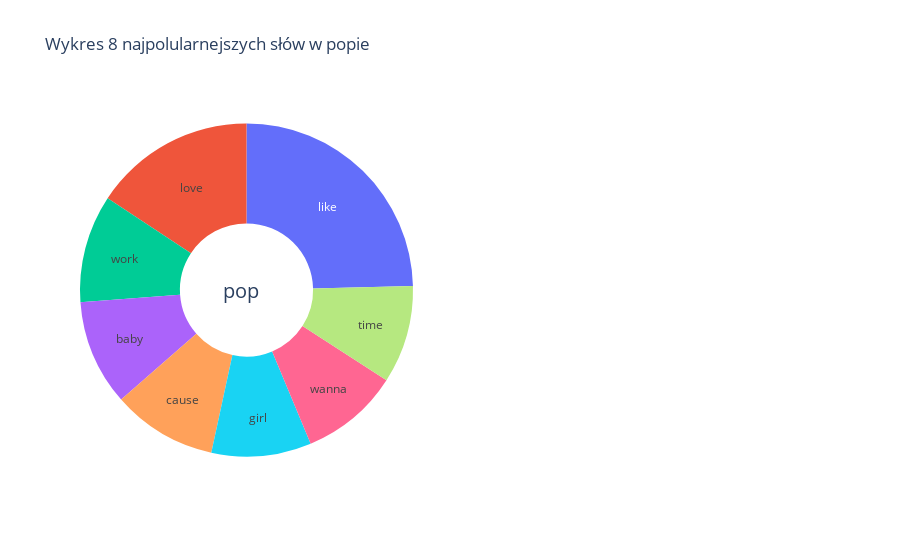
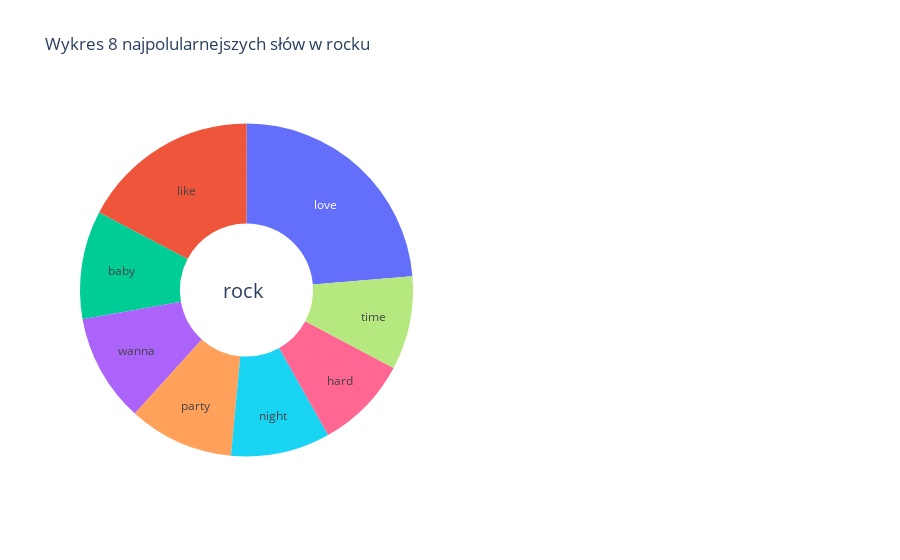
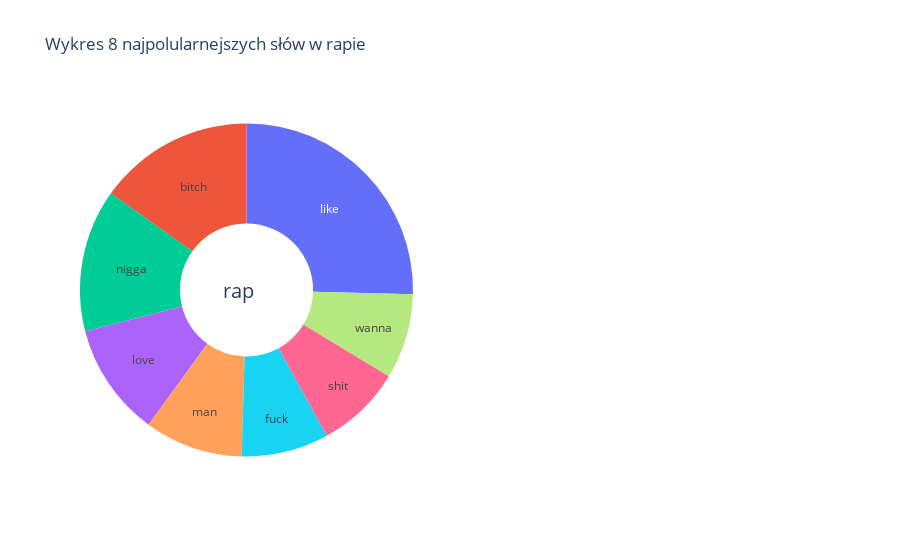

The cell these charts' notebook holds for them, in order:
### Code cell
drawDiagram( popdata,"Wykres 8 najpolularnejszych słów w popie","pop")
drawDiagram(rockdata,"Wykres 8 najpolularnejszych słów w rocku","rock")
drawDiagram(rapdata,"Wykres 8 najpolularnejszych słów w rapie","rap")

### Figure 1 — Plotly figure (JSON) as saved in the notebook; plotly's stock layout.template omitted (floating-point values rounded to 4 significant figures)
{"data": [{"domain": {"x": [0, 0.45], "y": [0, 1]}, "hole": 0.4, "hoverinfo": "label+value", "labels": ["like", "love", "work", "baby", "cause", "girl", "wanna", "time"], "textinfo": "label", "textposition": "inside", "type": "pie", "values": [254, 162, 108, 106, 105, 100, 99, 98]}], "layout": {"annotations": [{"font": {"size": 20}, "showarrow": false, "text": "pop", "x": 0.19, "y": 0.5}], "showlegend": false, "title": {"text": "Wykres 8 najpolularnejszych słów w popie"}}}

### Figure 2 — Plotly figure (JSON) as saved in the notebook; plotly's stock layout.template omitted (floating-point values rounded to 4 significant figures)
{"data": [{"domain": {"x": [0, 0.45], "y": [0, 1]}, "hole": 0.4, "hoverinfo": "label+value", "labels": ["love", "like", "baby", "wanna", "party", "night", "hard", "time"], "textinfo": "label", "textposition": "inside", "type": "pie", "values": [167, 122, 74, 74, 72, 68, 64, 64]}], "layout": {"annotations": [{"font": {"size": 20}, "showarrow": false, "text": "rock", "x": 0.19, "y": 0.5}], "showlegend": false, "title": {"text": "Wykres 8 najpolularnejszych słów w rocku"}}}

### Figure 3 — Plotly figure (JSON) as saved in the notebook; plotly's stock layout.template omitted (floating-point values rounded to 4 significant figures)
{"data": [{"domain": {"x": [0, 0.45], "y": [0, 1]}, "hole": 0.4, "hoverinfo": "label+value", "labels": ["like", "bitch", "nigga", "love", "man", "fuck", "shit", "wanna"], "textinfo": "label", "textposition": "inside", "type": "pie", "values": [495, 295, 270, 214, 186, 165, 162, 161]}], "layout": {"annotations": [{"font": {"size": 20}, "showarrow": false, "text": "rap", "x": 0.19, "y": 0.5}], "showlegend": false, "title": {"text": "Wykres 8 najpolularnejszych słów w rapie"}}}
